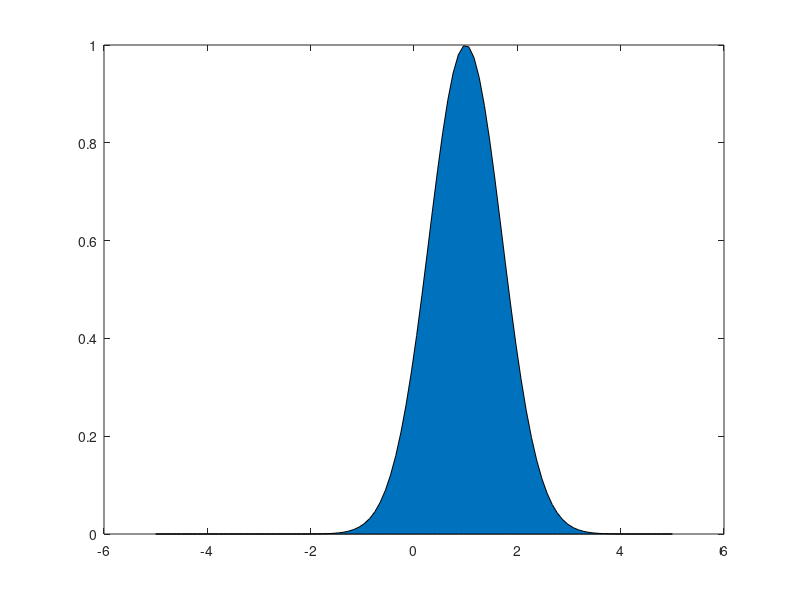

Write the MATLAB code that produced this figure.
lambd=[1,1,0.5,1,-1];
sigma=[1,0.25,1,1,1];
mux=[0,0,0,1,0];
x=linspace(-5,5,100);
y=lambd(1)*exp(-sigma(1)*(x-mux(1)).*(x-mux(1)));
y(2,:)=lambd(2)*exp(-sigma(2)*(x-mux(2)).*(x-mux(2)));
y(3,:)=lambd(3)*exp(-sigma(3)*(x-mux(3)).*(x-mux(3)));
y(4,:)=lambd(4)*exp(-sigma(4)*(x-mux(4)).*(x-mux(4)));

area(x,y(1,:))
area(x,y(2,:))
area(x,y(3,:))
area(x,y(4,:))